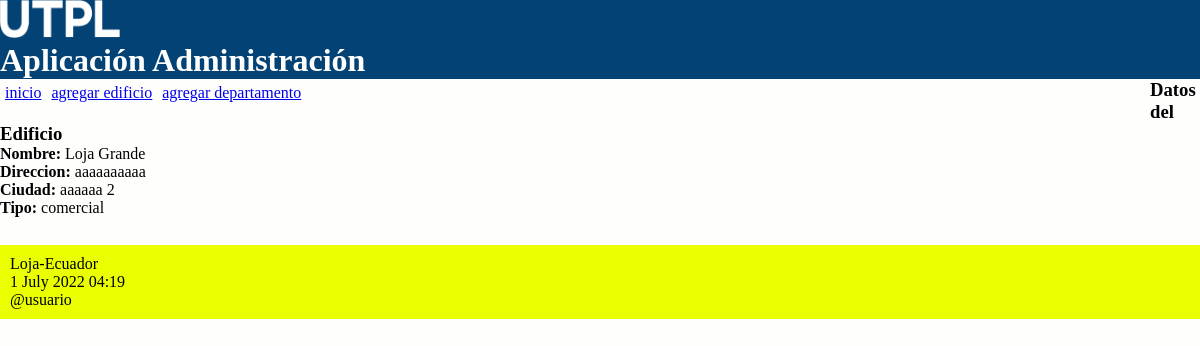
The page /edicio/3 on the database its author committed.
### administrativo/models.py (models this page shows, shortened)
class Edificio(models.Model):
    class Meta:
        verbose_name_plural = "Edificios"
    opciones_tipo = (
        ('residencial', 'Edificio Residencial'),
        ('comercial', 'Edificio Comercial'),
    )
    nombre = models.CharField(max_length=30)
    direccion = models.CharField(max_length=100)
    ciudad = models.CharField(max_length=30)
    tipo = models.CharField(max_length=50, choices=opciones_tipo)

### administrativo/views.py (the view)
# urls.py: path('edicio/<int:id>', views.listar_edificio, name='listar_edificio'),
def listar_edificio(request, id):
    edificio = Edificio.objects.get(pk=id)
    informacion_template = {'edificio': edificio}
    return render(request, 'listarEdificio.html', informacion_template)

### administrativo/templates/listarEdificio.html
{% extends "master.html" %}
{% block content %}
<h3>Datos del Edificio</h3>
<p><b>Nombre: </b>{{edificio.nombre}}</p>
<p><b>Direccion: </b>{{edificio.direccion}}</p>
<p><b>Ciudad: </b>{{edificio.ciudad}}</p>
<p><b>Tipo: </b>{{edificio.tipo}}</p>
<br/>
{% endblock %}

### administrativo/static/css/estilos.css (style rules this page uses)
* { margin: 0; padding: 0; }
body { width: 100%; background: #FEFEFD; }

### rows shown on the page
Edificio: nombre "Loja Grande", direccion "aaaaaaaaaa", ciudad "aaaaaa 2", tipo "comercial"
